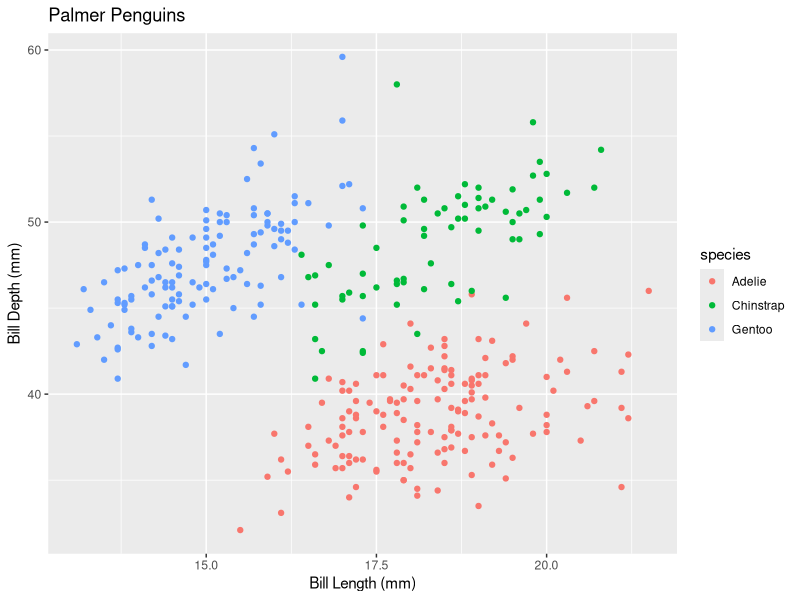
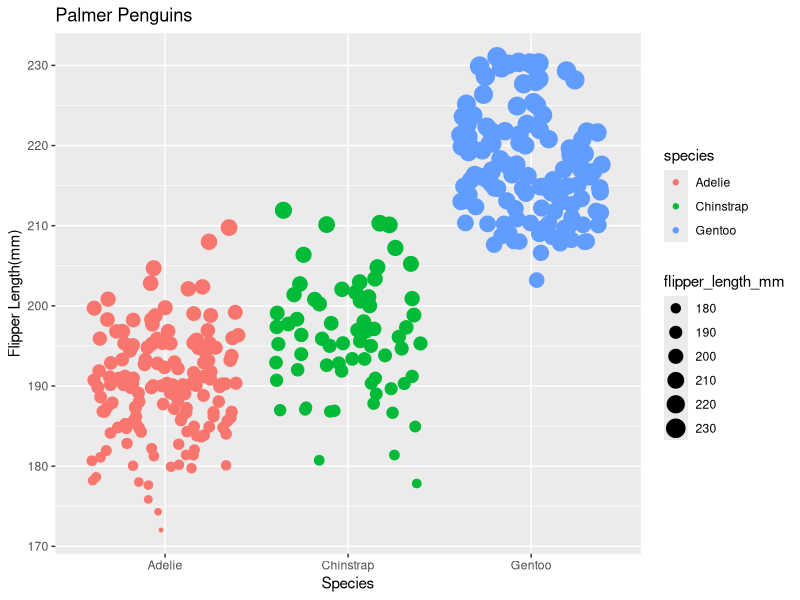

The R source for these figures, in order:
## ---- chunk 1
knitr::opts_chunk$set(echo = TRUE)
library(tidyverse)
library(palmerpenguins)
## ---- chunk 2
f_x <- expression(x ^ 2 )
P_a <- expression(2 *(3 * a + 2) ^ 4 - 5)
g_t <- expression(-4 * t * (t ^ 2 + 1) ^ 3)

df_dx <- D(f_x, "x")
dP_da <- D(P_a, 'a')
dg_dt <- D(g_t, "t")
## ---- chunk 3
ggplot(data = penguins, aes(x = bill_depth_mm, y = bill_length_mm)) + 
         geom_point(aes(color = species)) +
                      labs(x = "Bill Length (mm)",
                           y = "Bill Depth (mm)",
                           title = "Palmer Penguins")
                    
                    
## ---- chunk 4
ggplot(data = penguins, aes(x = species, y = flipper_length_mm)) + 
         geom_jitter(aes(color = species, size = flipper_length_mm)) +
                      labs(x = "Species",
                           y = "Flipper Length(mm)",
                           title = "Palmer Penguins")
